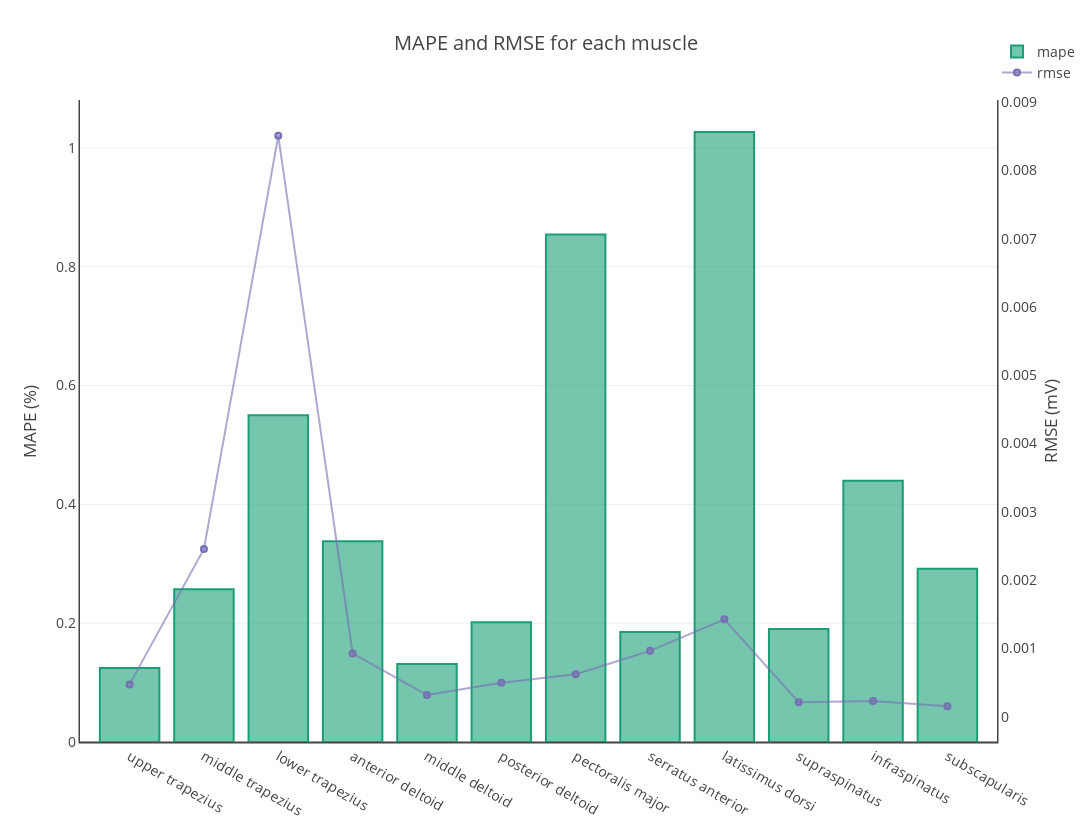

Notebook code for this chart:
### Code cell
metrics_by_muscle = mvc.plot.bar_metrics(
    report_by_muscle,
    title='MAPE and RMSE for each muscle',
    ytitle='MAPE (%)',
    y2title='RMSE (mV)')
py.iplot(metrics_by_muscle, filename='mvc/metrics_by_muscle')

### Figure 1 — Plotly figure (JSON) as saved in the notebook; plotly's stock layout.template omitted (floating-point values rounded to 4 significant figures)
{"data": [{"marker": {"color": "rgba(27, 158, 119, 0.6)", "line": {"color": "rgba(27, 158, 119, 1.0)", "width": 2}}, "name": "mape", "type": "bar", "x": ["upper trapezius", "middle trapezius", "lower trapezius", "anterior deltoid", "middle deltoid", "posterior deltoid", "pectoralis major", "serratus anterior", "latissimus dorsi", "supraspinatus", "infraspinatus", "subscapularis"], "y": [0.1245, 0.2572, 0.55, 0.3381, 0.1312, 0.2018, 0.8544, 0.1853, 1.027, 0.19, 0.4398, 0.2917]}, {"marker": {"color": "rgba(117, 112, 179, 0.6)", "line": {"color": "rgba(117, 112, 179, 1.0)", "width": 2}}, "name": "rmse", "type": "scatter", "x": ["upper trapezius", "middle trapezius", "lower trapezius", "anterior deltoid", "middle deltoid", "posterior deltoid", "pectoralis major", "serratus anterior", "latissimus dorsi", "supraspinatus", "infraspinatus", "subscapularis"], "xaxis": "x", "y": [0.0004717, 0.002456, 0.008507, 0.000926, 0.0003154, 0.0004968, 0.0006202, 0.0009634, 0.001424, 0.000212, 0.0002301, 0.000153], "yaxis": "y2"}], "layout": {"font": {"size": 14}, "height": 822, "hovermode": "closest", "legend": {"x": 1, "y": 1.1}, "title": "MAPE and RMSE for each muscle", "width": 1096, "xaxis": {"autorange": true, "linewidth": 1.5, "range": [-0.667, 11.67], "showline": true, "title": null, "type": "category"}, "yaxis": {"autorange": true, "linewidth": 1.5, "range": [0, 1.081], "showline": true, "title": "MAPE (%)", "type": "linear"}, "yaxis2": {"autorange": true, "linewidth": 1.5, "overlaying": "y", "range": [-0.0003721, 0.009032], "showgrid": false, "showline": true, "side": "right", "title": "RMSE (mV)", "type": "linear", "zeroline": false}}}
